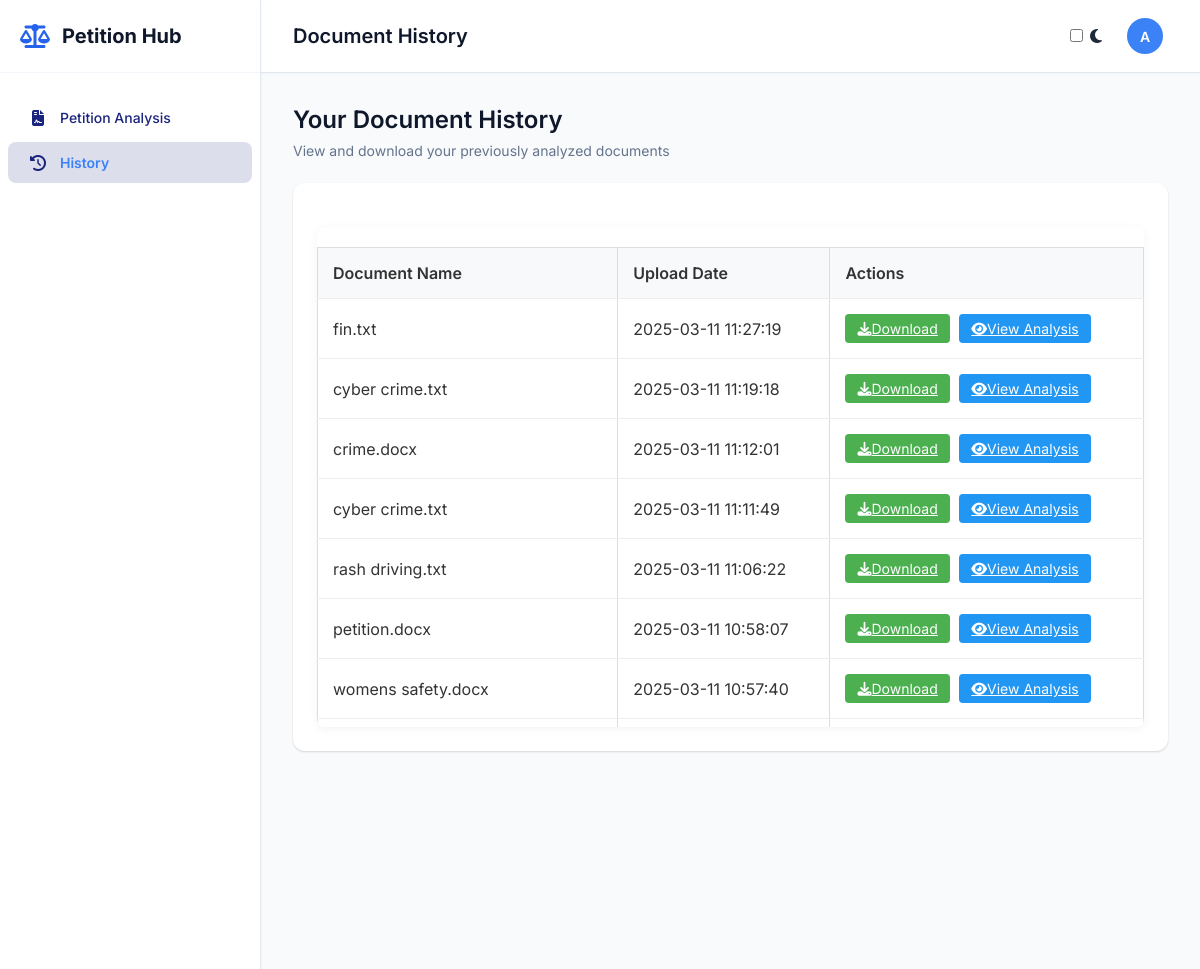
The app's page /history (signed in, upper part), older data.
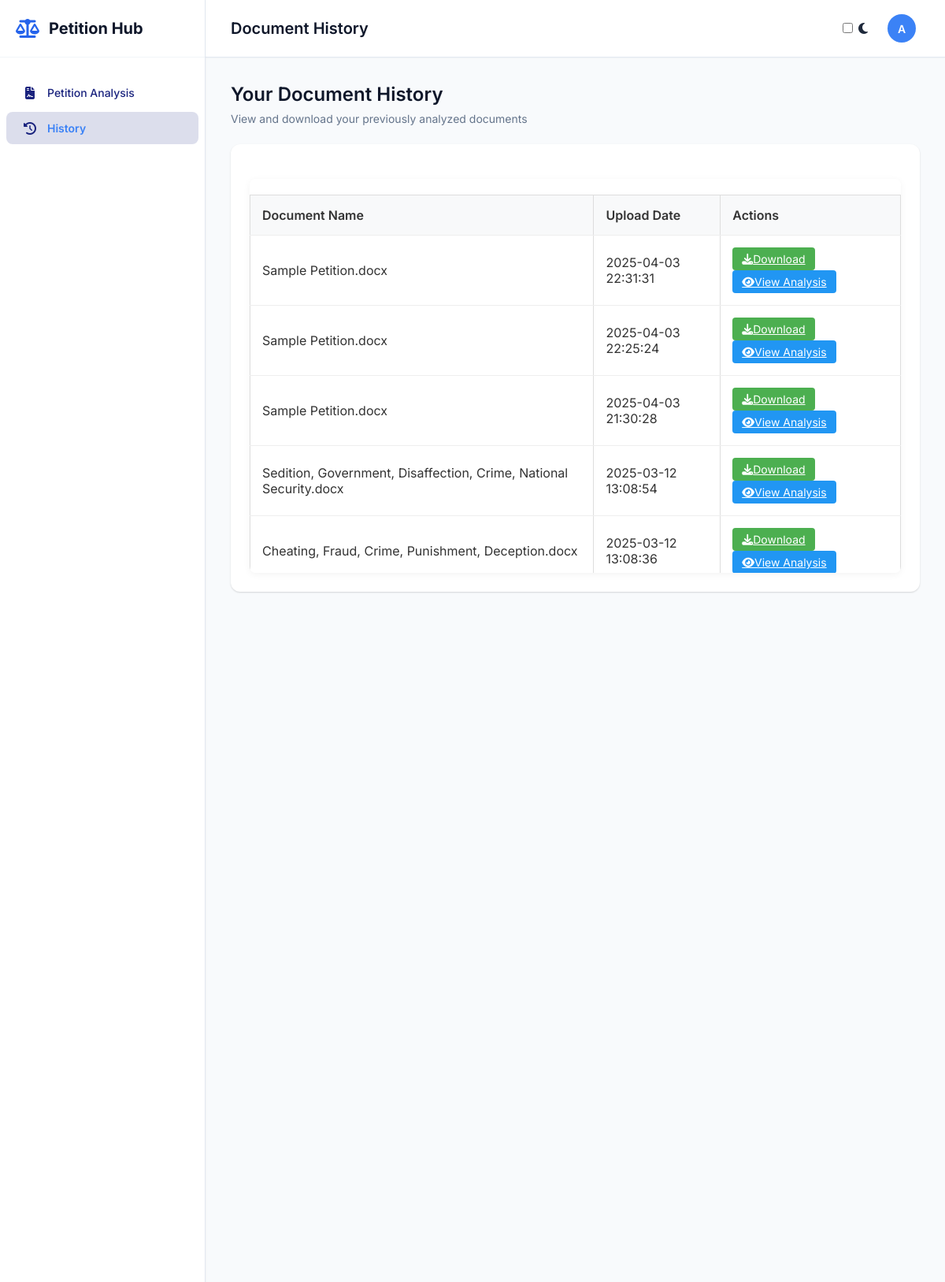
The same page, newer data.
### tables this page shows
CREATE TABLE document_history (
                        doc_id TEXT PRIMARY KEY,
                        user_id INTEGER NOT NULL,
                        filename TEXT NOT NULL,
                        original_filename TEXT NOT NULL,
                        upload_date TIMESTAMP NOT NULL,
                        analysis_results TEXT,
                        file_path TEXT NOT NULL,
                        FOREIGN KEY (user_id) REFERENCES users (user_id)
                    );

### app.py (the view)
@app.route('/history')
def history():
    if 'username' not in session:
        return redirect(url_for('login'))
    documents = get_user_documents(session['username'])
    return render_template('history.html', username=session['username'], documents=documents)

### db_connection.py (called while the page is built)
def create_connection(db_file):
    os.makedirs(os.path.dirname(db_file), exist_ok=True)
    conn = None
    try:
        conn = sqlite3.connect(db_file)
        return conn
    except sqlite3.Error as e:
        print(f"Database connection error: {e}")
    return conn

def get_user_id(username):
    db_path = os.path.join(os.path.dirname(__file__), 'database.db')
    conn = create_connection(db_path)
    if conn is None:
        print("Failed to create database connection.")
        return None
    with conn:
        cur = conn.cursor()
        cur.execute("SELECT user_id FROM users WHERE username=?", (username,))
        result = cur.fetchone()
        return result[0] if result else None

### templates/history.html (shortened to what this page needs)
<!DOCTYPE html>
<html lang="en">
<head>
    <link rel="stylesheet" href="{{ url_for('static', filename='style.css') }}">
    <link rel="stylesheet" href="https://cdnjs.cloudflare.com/ajax/libs/font-awesome/6.4.0/css/all.min.css">
</head>
<body class="home-body">
    <div class="app-container">
        <aside class="sidebar">
            <div class="sidebar-header">
                <div class="logo">
                    <i class="fas fa-scale-balanced"></i>
                    <span>Petition Hub</span>
                </div>
            </div>
            <nav class="sidebar-nav">
                <ul>
                    <li><a href="{{ url_for('home') }}"><i class="fas fa-file-contract"></i> Petition Analysis</a></li>
                    <li class="active"><a href="{{ url_for('history') }}"><i class="fas fa-history"></i> History</a></li>
                </ul>
            </nav>
        </aside>
        <main class="main-content">
            <header class="top-header">
                <div class="page-title">
                    <h1>Document History</h1>
                </div>
                <div class="user-profile">
                    <div class="theme-switch">
                        <input type="checkbox" id="theme-toggle">
                        <label for="theme-toggle">
                            <i class="fas fa-moon"></i>
                        </label>
                    </div>
                    <div class="user-info" onclick="toggleProfilePopup()">
                        <div class="avatar">
                            <span>{{ username[0] | upper }}</span>
                        </div>
                    </div>
                </div>
            </header>
            <div class="dashboard">
                <div class="dashboard-header">
                    <h2>Your Document History</h2>
                    <p>View and download your previously analyzed documents</p>
                </div>
                <div class="card">
                    <div class="card-content">
                        {% if documents and documents|length > 0 %}
                        <div class="table-container">
                            <table class="history-table">
                                <thead>
                                    <tr>
                                        <th>Document Name</th>
                                        <th>Upload Date</th>
                                        <th>Actions</th>
                                    </tr>
                                </thead>
                                <tbody>
                                    {% for doc in documents %}
                                    <tr>
                                        <td>{{ doc[1] }}</td>
                                        <td>{{ doc[2] }}</td>
                                        <td>
                                            <a href="{{ url_for('download_document', doc_id=doc[0]) }}" class="action-btn download-btn">
                                                <i class="fas fa-download"></i> Download
                                            </a>
                                            <a href="{{ url_for('view_analysis', doc_id=doc[0]) }}" class="action-btn view-btn">
                                                <i class="fas fa-eye"></i> View Analysis
                                            </a>
                                        </td>
                                    </tr>
                                    {% endfor %}
                                </tbody>
                            </table>
                        </div>
                        {% endif %}
                    </div>
                </div>
            </div>
        </main>
    </div>
</body>
</html>

Row changes from the older to the newer data that the page shows:
no longer on this page (row unchanged): document_history: original_filename "fin.txt", upload_date "2025-03-11 11:27:19"
no longer on this page (row unchanged): document_history: original_filename "cyber crime.txt", upload_date "2025-03-11 11:19:18"
no longer on this page (row unchanged): document_history: original_filename "crime.docx", upload_date "2025-03-11 11:12:01"
no longer on this page (row unchanged): document_history: original_filename "cyber crime.txt", upload_date "2025-03-11 11:11:49"
no longer on this page (row unchanged): document_history: original_filename "rash driving.txt", upload_date "2025-03-11 11:06:22"
no longer on this page (row unchanged): document_history: original_filename "petition.docx", upload_date "2025-03-11 10:58:07"
no longer on this page (row unchanged): document_history: original_filename "womens safety.docx", upload_date "2025-03-11 10:57:40"
added document_history: original_filename "Sample Petition.docx", upload_date "2025-04-03 22:31:31"
added document_history: original_filename "Sample Petition.docx", upload_date "2025-04-03 22:25:24"
added document_history: original_filename "Sample Petition.docx", upload_date "2025-04-03 21:30:28"
added document_history: original_filename "Sedition, Government, Disaffection, Crime, National Security.docx", upload_date "2025-03-12 13:08:54"
added document_history: original_filename "Cheating, Fraud, Crime, Punishment, Deception.docx", upload_date "2025-03-12 13:08:36"
